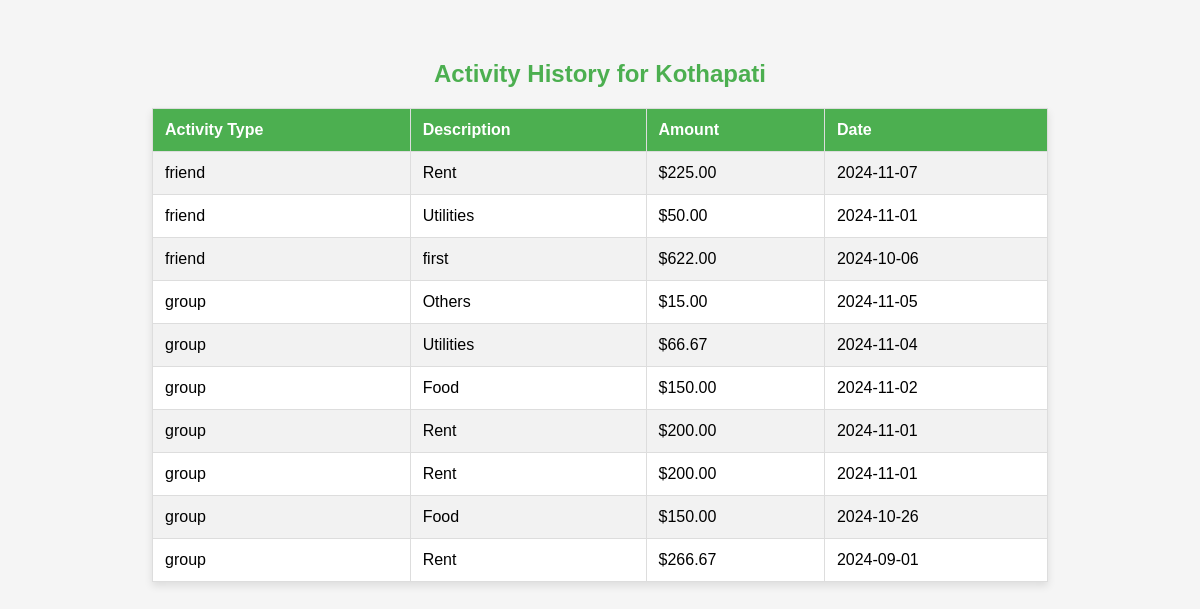
The app's page /user_activity (signed in) with its own data.
### tables this page shows
CREATE TABLE expense (expenseid integer PRIMARY key AUTOINCREMENT,expensename text,creatorid INTEGER , partnerid int, total INTEGER, creatoramount integer, partneramount integer, createdon date,
FOREIGN key (creatorid) 
REFERENCES users(id),FOREIGN key(partnerid) REFERENCES users(id) );

CREATE TABLE group_expenses (
            id INTEGER PRIMARY KEY AUTOINCREMENT,
            group_name TEXT NOT NULL,
            category TEXT NOT NULL,
            total_amount REAL NOT NULL,
            payer TEXT NOT NULL,
            date TEXT NOT NULL, category_description TEXT,
            FOREIGN KEY (group_name) REFERENCES groups_table(group_name),
            FOREIGN KEY (payer) REFERENCES users(name)
        );

### app.py (the view)
@app.route('/user_activity')
def user_activity():
    if 'username' not in session:
        flash("Please log in to view your activity history.", "warning")
        return redirect(url_for('login'))
    logged_in_user = session.get('username')
    conn = sqlite3.connect(db_path)
    cursor = conn.cursor()
    cursor.execute('SELECT id FROM users WHERE name = ?', (logged_in_user,))
    user_id_result = cursor.fetchone()
    user_id = user_id_result[0] if user_id_result else None
    if not user_id:
        flash("User not found", "danger")
        return redirect(url_for('login'))
    print(f"Logged in user: {logged_in_user}, user_id: {user_id}")
    cursor.execute('''
        SELECT 'friend' AS activity_type,
               expensename AS description,
               total/2 AS user_share,
               createdon AS date
        FROM expense
        WHERE creatorid = ? OR partnerid = ?
        ORDER BY date DESC
    ''', (user_id, user_id))
    friend_activities = cursor.fetchall()
    cursor.execute('''
        SELECT 'group' AS activity_type,
               category AS description,
               (total_amount - (total_amount / (SELECT COUNT(*) FROM members WHERE group_name = ge.group_name))) AS user_share,
               date
        FROM group_expenses ge
        WHERE group_name IN (SELECT group_name FROM members WHERE name = ?)
        ORDER BY date DESC
    ''', (logged_in_user,))
    group_activities = cursor.fetchall()
    user_activities = friend_activities + group_activities
    print(f"Combined activities: {user_activities}")
    conn.close()
    if not user_activities:
        flash("No activity history found.", "info")
    return render_template('user_activity.html', user_activities=user_activities, username=logged_in_user)

### templates/user_activity.html (shortened to what this page needs)
<!DOCTYPE html>
<html lang="en">
<head>
</head>
<body>
    <h2>Activity History for {{ username }}</h2>
    {% if user_activities %}
    <table>
        <tr>
            <th>Activity Type</th>
            <th>Description</th>
            <th>Amount</th>
            <th>Date</th>
        </tr>
        {% for activity in user_activities %}
        <tr>
            <td>{{ activity[0] }}</td>
            <td>{{ activity[1] }}</td>
            <td>${{ "%.2f" | format(activity[2] if activity[2]) }}</td>
            <td>{{ activity[3] }}</td>
        </tr>
        {% endfor %}
    </table>
    {% else %}
    <div class="no-activity">
        <p>No activity history found.</p>
    </div>
    {% endif %}
</body>
</html>

### templates/user_activity.html (style rules this page uses)
body { font-family: Arial, sans-serif; background-color: #f5f5f5; margin: 20px; padding: 20px; }
h2 { text-align: center; color: #4caf50; }
table { width: 80%; margin: 20px auto; border-collapse: collapse; background-color: #ffffff; box-shadow: 0 4px 8px rgba(0, 0, 0, 0.1); }
th, td { padding: 12px; border: 1px solid #dddddd; text-align: left; }
th { background-color: #4caf50; color: white; }
tr:nth-child(even) { background-color: #f2f2f2; }

### records on screen
expense: activity "friend", expensename "Rent", activity "225.00", createdon "2024-11-07"
expense: activity "friend", expensename "Utilities", activity "50.00", createdon "2024-11-01"
expense: activity "friend", expensename "first", activity "622.00", createdon "2024-10-06"
group_expenses: activity "group", category "Others", activity "15.00", date "2024-11-05"
group_expenses: activity "group", category "Utilities", activity "66.67", date "2024-11-04"
group_expenses: activity "group", category "Food", activity "150.00", date "2024-11-02"
group_expenses: activity "group", category "Rent", activity "200.00", date "2024-11-01"
group_expenses: activity "group", category "Rent", activity "200.00", date "2024-11-01"
group_expenses: activity "group", category "Food", activity "150.00", date "2024-10-26"
group_expenses: activity "group", category "Rent", activity "266.67", date "2024-09-01"

### other values on screen
{{ username }} "Kothapati"
